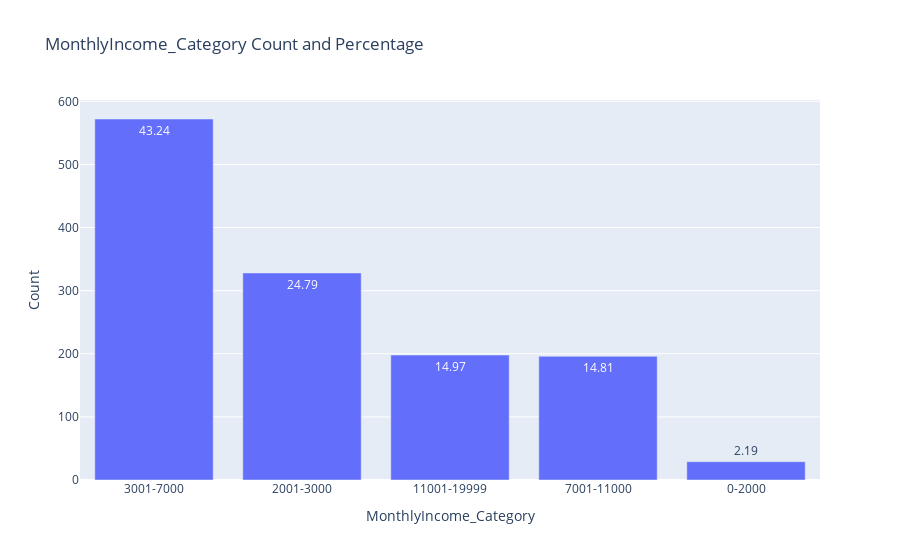

Here is the notebook cell this chart was saved with:
### Code cell
# Display descriptive statistics of 'MonthlyIncome' column
print("Descriptive statistics of 'MonthlyIncome' column:")
print(data['MonthlyIncome'].describe())

# Categorize 'MonthlyIncome' into 5 categories
data['MonthlyIncome_Category'] = pd.cut(data['MonthlyIncome'], bins=[-1, 2000, 3000, 7000, 11000, data['MonthlyIncome'].max()], labels=['0-2000', '2001-3000', '3001-7000', '7001-11000', f'11001-{data["MonthlyIncome"].max()}'])

# Display data with 'MonthlyIncome' and 'Income_Category' columns
print("\nData with 'MonthlyIncome' and 'MonthlyIncome_Category' columns:")
print(data[['MonthlyIncome', 'MonthlyIncome_Category']].head(10))

# Display count and percentage of each category in 'Income_Category' column
cat_summary_plotly(data, 'MonthlyIncome_Category')

### Figure 1 — Plotly figure (JSON) as saved in the notebook; plotly's stock layout.template omitted (floating-point values rounded to 4 significant figures)
{"data": [{"alignmentgroup": "True", "hovertemplate": "MonthlyIncome_Category=%{x}<br>Count=%{y}<br>Percentage=%{text}<extra></extra>", "legendgroup": "", "marker": {"color": "#636efa", "pattern": {"shape": ""}}, "name": "", "offsetgroup": "", "orientation": "v", "showlegend": false, "text": [43.24, 24.79, 14.97, 14.81, 2.19], "textposition": "auto", "type": "bar", "x": ["3001-7000", "2001-3000", "11001-19999", "7001-11000", "0-2000"], "xaxis": "x", "y": [572, 328, 198, 196, 29], "yaxis": "y"}], "layout": {"barmode": "relative", "legend": {"tracegroupgap": 0}, "title": {"text": "MonthlyIncome_Category Count and Percentage"}, "xaxis": {"anchor": "y", "domain": [0, 1], "title": {"text": "MonthlyIncome_Category"}}, "yaxis": {"anchor": "x", "domain": [0, 1], "title": {"text": "Count"}}}}
